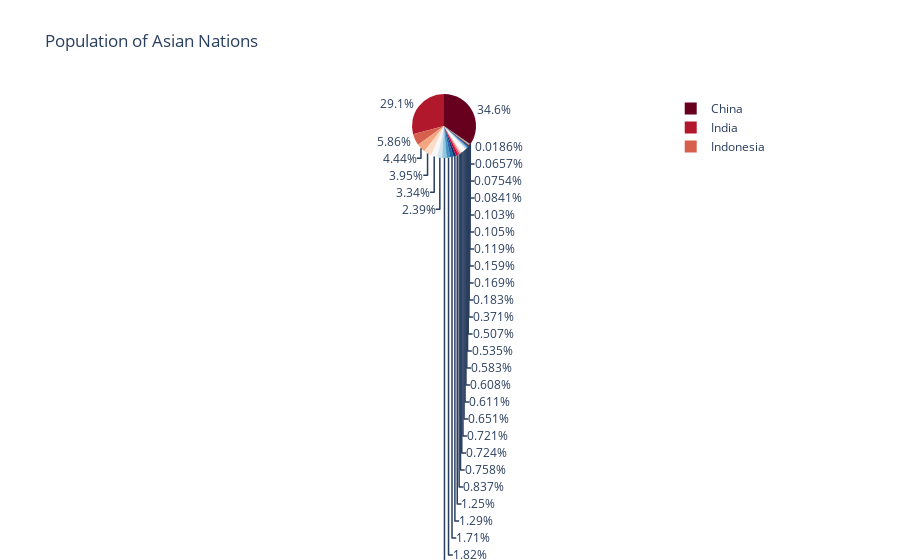
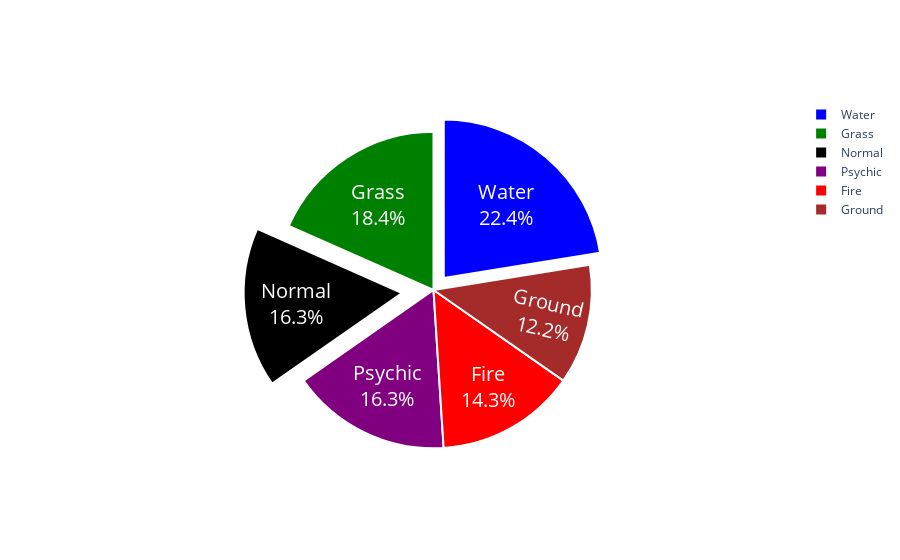

Notebook source saved alongside these figures, in order:
### Code cell
# Step 5: Show the pie charts
basic_pie_chart.show()
custom_pie_chart.show()

### Figure 1 — Plotly figure (JSON) as saved in the notebook; plotly's stock layout.template omitted (floating-point values rounded to 4 significant figures)
{"data": [{"domain": {"x": [0, 1], "y": [0, 1]}, "hovertemplate": "country=%{label}<br>pop=%{value}<extra></extra>", "labels": ["Afghanistan", "Bahrain", "Bangladesh", "Cambodia", "China", "Hong Kong, China", "India", "Indonesia", "Iran", "Iraq", "Israel", "Japan", "Jordan", "Korea, Dem. Rep.", "Korea, Rep.", "Kuwait", "Lebanon", "Malaysia", "Mongolia", "Myanmar", "Nepal", "Oman", "Pakistan", "Philippines", "Saudi Arabia", "Singapore", "Sri Lanka", "Syria", "Taiwan", "Thailand", "Vietnam", "West Bank and Gaza", "Yemen, Rep."], "legendgroup": "", "name": "", "showlegend": true, "type": "pie", "values": [31889923, 708573, 150448339, 14131858, 1318683096, 6980412, 1110396331, 223547000, 69453570, 27499638, 6426679, 127467972, 6053193, 23301725, 49044790, 2505559, 3921278, 24821286, 2874127, 47761980, 28901790, 3204897, 169270617, 91077287, 27601038, 4553009, 20378239, 19314747, 23174294, 65068149, 85262356, 4018332, 22211743]}], "layout": {"legend": {"tracegroupgap": 0}, "piecolorway": ["rgb(103,0,31)", "rgb(178,24,43)", "rgb(214,96,77)", "rgb(244,165,130)", "rgb(253,219,199)", "rgb(247,247,247)", "rgb(209,229,240)", "rgb(146,197,222)", "rgb(67,147,195)", "rgb(33,102,172)", "rgb(5,48,97)"], "title": {"text": "Population of Asian Nations"}}}

### Figure 2 — Plotly figure (JSON) as saved in the notebook; plotly's stock layout.template omitted (floating-point values rounded to 4 significant figures)
{"data": [{"hoverinfo": "label+percent", "labels": ["Water", "Grass", "Normal", "Psychic", "Fire", "Ground"], "marker": {"colors": ["blue", "green", "black", "purple", "red", "brown"], "line": {"color": "#FFFFFF", "width": 2}}, "pull": [0.1, 0, 0.2, 0, 0, 0], "textfont": {"size": 20}, "textinfo": "label+percent", "type": "pie", "values": [110, 90, 80, 80, 70, 60]}], "layout": {}}
